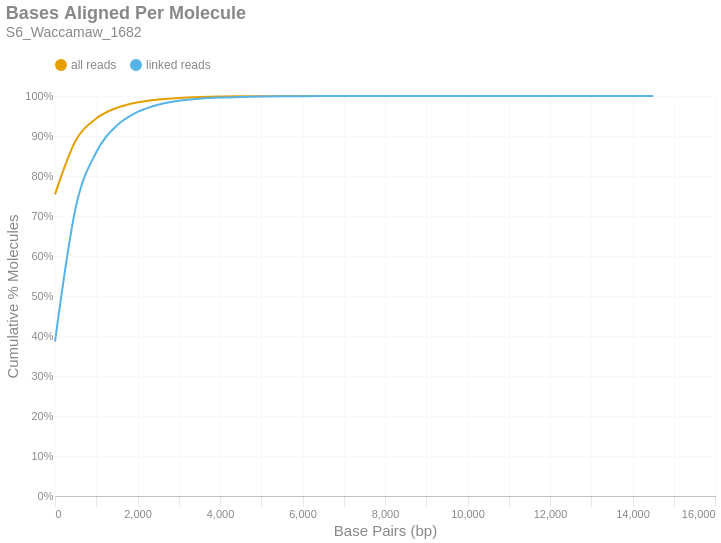

The notebook cell this image was saved under:
### Markdown cell above
### Bases Aligned Per Molecule
This is a cumulative frequency distribution showing the number of base pairs aligned per unique molecule. These data are shown in 500 bp bins. There are two distributions: one with `all reads` (yellow) and another with only `linked reads` (blue). The percent of molecules in the `linked reads` distribution is relative to the total number of linked molecules.

### Code cell
if SKIPLR:
    print_html(f"Skipped")
else:
    binned_df = consolidated_hist(valids['aligned_bp'], mask, 500, True)
    with SafeRender(binned_df):
        (
            density_plot(binned_df, 'Bases Aligned Per Molecule', samplename, 'basesper')
            .encode(
                x=alt.X('bin:Q', title="Base Pairs (bp)").axis(tickMinStep=500).scale(padding=0),
                y=alt.Y('value:Q', title='Cumulative % Molecules')
                    .axis(format='%')
                    .scale(domain = [0,1])
                    .stack(False),
                color=alt.Color("key:N").scale(domain = ["all reads", "linked reads"]),
                tooltip = [
                    alt.Tooltip("key:N", title = "Data Type"),
                    alt.Tooltip("range_label:N", title="Bases Aligned Per Molecule"),
                    alt.Tooltip("value:Q", format = ".2%", title="% Molecules (Cum.)")
                ]
            )
        ).display()

### Figure 1 — Vega-Lite specification as saved in the notebook (floating-point values rounded to 4 significant figures)
{"width": "container", "height": 400, "config": {"title": {"anchor": "start", "dy": -15, "fontSize": 18, "color": "#888888", "subtitleColor": "#888888", "subtitleFontSize": 14}, "arc": {"fill": "#0072B2"}, "axis": {"domainColor": "#888888", "domainWidth": 0.5, "gridWidth": 0.2, "grid": false, "titleFontWeight": 400, "titleFontSize": 15, "labelFontSize": 11, "labelColor": "#888888", "tickColor": "#888888", "tickWidth": 0.2, "titleColor": "#888888"}, "axisBand": {"grid": false}, "axisX": {"grid": true, "tickSize": 10, "domainCap": "round"}, "axisY": {"domain": false, "grid": true, "tickSize": 0, "domainCap": "round"}, "background": "transparent", "header": {"labelFontSize": 15, "labelColor": "#888888", "titleFontSize": 15, "titleFontWeight": 600, "titleColor": "#888888"}, "legend": {"labelFont": "sans-serif", "labelFontSize": 12, "labelColor": "#888888", "symbolSize": 100, "symbolType": "circle", "titleFontSize": 12, "titlePadding": 10, "titleColor": "#888888", "title": null, "orient": "top"}, "range": {"category": ["#E69F00", "#56B4E9", "#009E73", "#F0E442", "#0072B2", "#D55E00", "#CC79A7", "#000000"], "diverging": ["#cfe8f3", "#a2d4ec", "#73bfe2", "#46abdb", "#1696d2", "#12719e"]}, "area": {"fill": "#0072B2", "fillOpacity": 0.7, "line": true, "strokeOpacity": 0.7}, "line": {"color": "#0072B2", "stroke": "#0072B2", "strokeWidth": 2}, "trail": {"color": "#0072B2", "stroke": "#0072B2", "strokeWidth": 0, "size": 1}, "point": {"filled": true, "fillOpacity": 1.0, "size": 95}, "text": {"color": "#888888", "fontSize": 11, "align": "right", "fontWeight": 400, "size": 11}, "bar": {"fill": "#0072B2", "stroke": null}, "view": {"stroke": null, "continuousWidth": 660, "continuousHeight": 400}}, "data": {"name": "data-4fd649b76af5bbfcb87b34a3667891fb"}, "mark": {"type": "line", "interpolate": "monotone", "point": {"opacity": 0, "size": 275}}, "encoding": {"color": {"field": "key", "scale": {"domain": ["all reads", "linked reads"]}, "type": "nominal"}, "tooltip": [{"field": "key", "title": "Data Type", "type": "nominal"}, {"field": "range_label", "title": "Bases Aligned Per Molecule", "type": "nominal"}, {"field": "value", "format": ".2%", "title": "% Molecules (Cum.)", "type": "quantitative"}], "x": {"axis": {"tickMinStep": 500}, "field": "bin", "scale": {"padding": 0}, "title": "Base Pairs (bp)", "type": "quantitative"}, "y": {"axis": {"format": "%"}, "field": "value", "scale": {"domain": [0, 1]}, "stack": false, "title": "Cumulative % Molecules", "type": "quantitative"}}, "params": [{"name": "param_c36ac31b6afebe62", "select": {"type": "point", "fields": ["key"]}, "bind": "legend"}], "title": {"text": "Bases Aligned Per Molecule", "subtitle": "S6_Waccamaw_1682"}, "transform": [{"fold": ["all reads (cumsum)", "linked reads (cumsum)"]}, {"calculate": "replace(datum.key, ' (cumsum)', '')", "as": "key"}, {"filter": {"param": "param_c36ac31b6afebe62"}}], "usermeta": {"embedOptions": {"downloadFileName": "S6_Waccamaw_1682.basesper"}}, "$schema": "https://vega.github.io/schema/vega-lite/v6.1.0.json", "datasets": {"data-4fd649b76af5bbfcb87b34a3667891fb": [{"bin": "0.0", "interval": "0.0-500.0", "all reads": 0.7541, "linked reads": 0.3857, "all reads (cumsum)": 0.7541, "linked reads (cumsum)": 0.3857, "range_label": "0-499"}, {"bin": "500.0", "interval": "500.0-1000.0", "all reads": 0.134, "linked reads": 0.3345, "all reads (cumsum)": 0.8881, "linked reads (cumsum)": 0.7202, "range_label": "500-999"}, {"bin": "1000.0", "interval": "1000.0-1500.0", "all reads": 0.05571, "linked reads": 0.1393, "all reads (cumsum)": 0.9438, "linked reads (cumsum)": 0.8595, "range_label": "1000-1499"}, {"bin": "1500.0", "interval": "1500.0-2000.0", "all reads": 0.02665, "linked reads": 0.06665, "all reads (cumsum)": 0.9705, "linked reads (cumsum)": 0.9262, "range_label": "1500-1999"}, {"bin": "2000.0", "interval": "2000.0-2500.0", "all reads": 0.0136, "linked reads": 0.034, "all reads (cumsum)": 0.9841, "linked reads (cumsum)": 0.9602, "range_label": "2000-2499"}, {"bin": "2500.0", "interval": "2500.0-3000.0", "all reads": 0.007273, "linked reads": 0.01819, "all reads (cumsum)": 0.9913, "linked reads (cumsum)": 0.9783, "range_label": "2500-2999"}, {"bin": "3000.0", "interval": "3000.0-3500.0", "all reads": 0.003879, "linked reads": 0.009699, "all reads (cumsum)": 0.9952, "linked reads (cumsum)": 0.988, "range_label": "3000-3499"}, {"bin": "3500.0", "interval": "3500.0-4000.0", "all reads": 0.002101, "linked reads": 0.005253, "all reads (cumsum)": 0.9973, "linked reads (cumsum)": 0.9933, "range_label": "3500-3999"}, {"bin": "4000.0", "interval": "4000.0-4500.0", "all reads": 0.001156, "linked reads": 0.002892, "all reads (cumsum)": 0.9985, "linked reads (cumsum)": 0.9962, "range_label": "4000-4499"}, {"bin": "4500.0", "interval": "4500.0-5000.0", "all reads": 0.0006392, "linked reads": 0.001598, "all reads (cumsum)": 0.9991, "linked reads (cumsum)": 0.9978, "range_label": "4500-4999"}, {"bin": "5000.0", "interval": "5000.0-5500.0", "all reads": 0.0003695, "linked reads": 0.0009239, "all reads (cumsum)": 0.9995, "linked reads (cumsum)": 0.9987, "range_label": "5000-5499"}, {"bin": "5500.0", "interval": "5500.0-6000.0", "all reads": 0.0002122, "linked reads": 0.0005306, "all reads (cumsum)": 0.9997, "linked reads (cumsum)": 0.9992, "range_label": "5500-5999"}, {"bin": "6000.0", "interval": "6000.0-6500.0", "all reads": 0.0001264, "linked reads": 0.0003161, "all reads (cumsum)": 0.9998, "linked reads (cumsum)": 0.9996, "range_label": "6000-6499"}, {"bin": "6500.0", "interval": "6500.0-7000.0", "all reads": 7.113e-05, "linked reads": 0.0001779, "all reads (cumsum)": 0.9999, "linked reads (cumsum)": 0.9997, "range_label": "6500-6999"}, {"bin": "7000.0", "interval": "7000.0-7500.0", "all reads": 4.163e-05, "linked reads": 0.0001041, "all reads (cumsum)": 0.9999, "linked reads (cumsum)": 0.9998, "range_label": "7000-7499"}, {"bin": "7500.0", "interval": "7500.0-8000.0", "all reads": 2.511e-05, "linked reads": 6.28e-05, "all reads (cumsum)": 1.0, "linked reads (cumsum)": 0.9999, "range_label": "7500-7999"}, {"bin": "8000.0", "interval": "8000.0-8500.0", "all reads": 1.365e-05, "linked reads": 3.414e-05, "all reads (cumsum)": 1.0, "linked reads (cumsum)": 0.9999, "range_label": "8000-8499"}, {"bin": "8500.0", "interval": "8500.0-9000.0", "all reads": 1.028e-05, "linked reads": 2.571e-05, "all reads (cumsum)": 1.0, "linked reads (cumsum)": 1.0, "range_label": "8500-8999"}, {"bin": "9000.0", "interval": "9000.0-9500.0", "all reads": 4.382e-06, "linked reads": 1.096e-05, "all reads (cumsum)": 1.0, "linked reads (cumsum)": 1.0, "range_label": "9000-9499"}, {"bin": "9500.0", "interval": "9500.0-10000.0", "all reads": 3.034e-06, "linked reads": 7.587e-06, "all reads (cumsum)": 1.0, "linked reads (cumsum)": 1.0, "range_label": "9500-9999"}, {"bin": "10000.0", "interval": "10000.0-10500.0", "all reads": 2.528e-06, "linked reads": 6.322e-06, "all reads (cumsum)": 1.0, "linked reads (cumsum)": 1.0, "range_label": "10000-10499"}, {"bin": "10500.0", "interval": "10500.0-11000.0", "all reads": 2.36e-06, "linked reads": 5.901e-06, "all reads (cumsum)": 1.0, "linked reads (cumsum)": 1.0, "range_label": "10500-10999"}, {"bin": "11000.0", "interval": "11000.0-11500.0", "all reads": 1.18e-06, "linked reads": 2.95e-06, "all reads (cumsum)": 1.0, "linked reads (cumsum)": 1.0, "range_label": "11000-11499"}, {"bin": "11500.0", "interval": "11500.0-12000.0", "all reads": 6.742e-07, "linked reads": 1.686e-06, "all reads (cumsum)": 1.0, "linked reads (cumsum)": 1.0, "range_label": "11500-11999"}, {"bin": "12000.0", "interval": "12000.0-12500.0", "all reads": 1.686e-07, "linked reads": 4.215e-07, "all reads (cumsum)": 1.0, "linked reads (cumsum)": 1.0, "range_label": "12000-12499"}, {"bin": "12500.0", "interval": "12500.0-13000.0", "all reads": 5.057e-07, "linked reads": 1.264e-06, "all reads (cumsum)": 1.0, "linked reads (cumsum)": 1.0, "range_label": "12500-12999"}, {"bin": "13000.0", "interval": "13000.0-13500.0", "all reads": 0.0, "linked reads": 0.0, "all reads (cumsum)": 1.0, "linked reads (cumsum)": 1.0, "range_label": "13000-13499"}, {"bin": "13500.0", "interval": "13500.0-14000.0", "all reads": 1.686e-07, "linked reads": 4.215e-07, "all reads (cumsum)": 1.0, "linked reads (cumsum)": 1.0, "range_label": "13500-13999"}, {"bin": "14000.0", "interval": "14000.0-14500.0", "all reads": 1.686e-07, "linked reads": 4.215e-07, "all reads (cumsum)": 1.0, "linked reads (cumsum)": 1.0, "range_label": "14000-14499"}, {"bin": "14500.0", "interval": "14500.0-15000.0", "all reads": 1.686e-07, "linked reads": 4.215e-07, "all reads (cumsum)": 1.0, "linked reads (cumsum)": 1.0, "range_label": "14500-14999"}]}}
